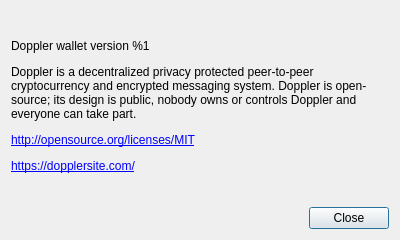
<?xml version="1.0" encoding="UTF-8"?>
<ui version="4.0">
 <class>AboutDialog</class>
 <widget class="QDialog" name="AboutDialog">
  <property name="geometry">
   <rect>
    <x>0</x>
    <y>0</y>
    <width>400</width>
    <height>240</height>
   </rect>
  </property>
  <property name="sizePolicy">
   <sizepolicy hsizetype="Fixed" vsizetype="Fixed">
    <horstretch>0</horstretch>
    <verstretch>0</verstretch>
   </sizepolicy>
  </property>
  <property name="minimumSize">
   <size>
    <width>400</width>
    <height>240</height>
   </size>
  </property>
  <property name="maximumSize">
   <size>
    <width>400</width>
    <height>240</height>
   </size>
  </property>
  <property name="windowTitle">
   <string>About %1</string>
  </property>
  <layout class="QVBoxLayout" name="verticalLayout" stretch="0,0">
   <item>
    <widget class="QLabel" name="m_aboutLabel">
     <property name="sizePolicy">
      <sizepolicy hsizetype="Preferred" vsizetype="Expanding">
       <horstretch>0</horstretch>
       <verstretch>0</verstretch>
      </sizepolicy>
     </property>
     <property name="text">
      <string>&lt;html&gt;&lt;head/&gt;&lt;body&gt;&lt;p&gt;Doppler wallet version %1&lt;/p&gt;&lt;p&gt;Doppler is a decentralized privacy protected peer-to-peer cryptocurrency and encrypted messaging system. Doppler is open-source; its design is public, nobody owns or controls Doppler and everyone can take part.&lt;/p&gt;&lt;p&gt;&lt;a href=&quot;http://opensource.org/licenses/MIT&quot;&gt;&lt;span style=&quot; text-decoration: underline; color:#0000ff;&quot;&gt;http://opensource.org/licenses/MIT&lt;/span&gt;&lt;/a&gt;&lt;/p&gt;&lt;p&gt;&lt;a href=&quot;https://dopplersite.com/&quot;&gt;&lt;span style=&quot; text-decoration: underline; color:#0000ff;&quot;&gt;https://dopplersite.com/&lt;/span&gt;&lt;/a&gt;&lt;/p&gt;&lt;/body&gt;&lt;/html&gt;</string>
     </property>
     <property name="textFormat">
      <enum>Qt::RichText</enum>
     </property>
     <property name="wordWrap">
      <bool>true</bool>
     </property>
     <property name="openExternalLinks">
      <bool>true</bool>
     </property>
    </widget>
   </item>
   <item>
    <layout class="QHBoxLayout" name="horizontalLayout">
     <item>
      <spacer name="horizontalSpacer">
       <property name="orientation">
        <enum>Qt::Horizontal</enum>
       </property>
       <property name="sizeHint" stdset="0">
        <size>
         <width>40</width>
         <height>20</height>
        </size>
       </property>
      </spacer>
     </item>
     <item>
      <widget class="QPushButton" name="m_closeButton">
       <property name="text">
        <string>Close</string>
       </property>
      </widget>
     </item>
    </layout>
   </item>
  </layout>
 </widget>
 <resources/>
 <connections>
  <connection>
   <sender>m_closeButton</sender>
   <signal>clicked()</signal>
   <receiver>AboutDialog</receiver>
   <slot>accept()</slot>
   <hints>
    <hint type="sourcelabel">
     <x>538</x>
     <y>285</y>
    </hint>
    <hint type="destinationlabel">
     <x>294</x>
     <y>156</y>
    </hint>
   </hints>
  </connection>
 </connections>
</ui>
